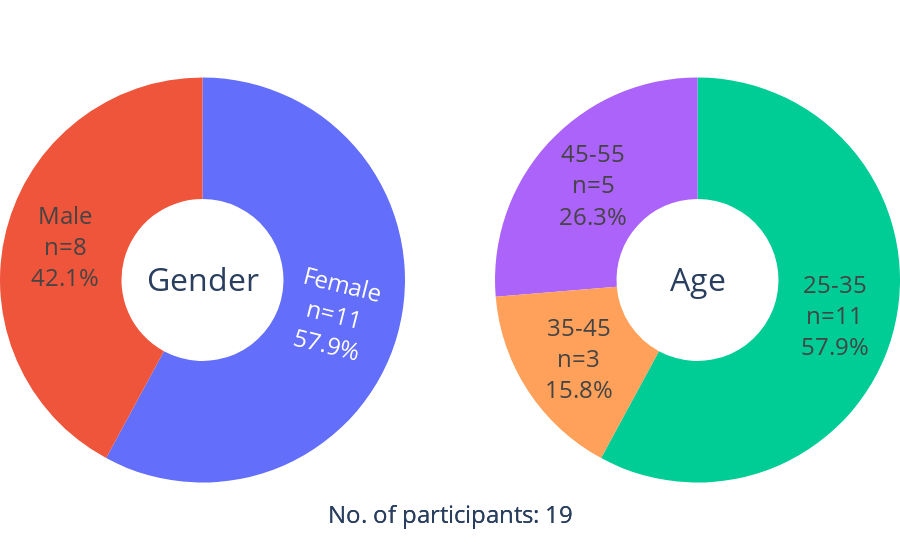

Notebook code cell kept with this figure:
### Markdown cell above
### Demographics

### Code cell
# Prepare gender and age counts and percentages
gender_counts = df_hu['Gender'].value_counts()
gender_labels = gender_counts.index
gender_labels_en = ['Male' if g == 'férfi' else 'Female' for g in gender_labels]
gender = gender_counts / gender_counts.sum() * 100

age_counts = df_hu['Age'].value_counts().sort_index()
age = age_counts / age_counts.sum() * 100

# Gender pie with clean hover labels
gender_pie = go.Pie(
    labels=gender_labels_en,
    values=gender.values,
    name='Gender',
    hole=0.4,
    title='Gender',
    customdata=np.stack([gender_labels_en, gender_counts.values, gender.values], axis=-1),
    textinfo='text',
    textfont=dict(size=24),
    text=[f"{label}<br>n={int(n)}<br>{p:.1f}%" for label, n, p in zip(gender_labels_en, gender_counts.values, gender.values)],
)

# Age pie with clean hover labels
age_pie = go.Pie(
    labels=age.index,
    values=age.values,
    name='Age',
    hole=0.4,
    title='Age',
    customdata=np.stack([age.index, age_counts.values, age.values], axis=-1),
    textinfo='text',
    textfont=dict(size=24),
    # hovertemplate='<b>%{customdata[0]}</b><br>n=%{customdata[1]}<br>%{customdata[2]:.1f}%<extra></extra>',
    text=[f"{label}<br>n={int(n)}<br>{p:.1f}%" for label, n, p in zip(age.index, age_counts.values, age.values)],
)

# Create subplot with 1 row and 2 columns
fig = make_subplots(
    rows=1, cols=2, specs=[[{'type':'domain'}, {'type':'domain'}]],
    subplot_titles=['Gender Distribution', 'Age Distribution']
)

fig.add_trace(gender_pie, 1, 1)
fig.add_trace(age_pie, 1, 2)

fig.update_layout(
    # title_text='Gender and Age Distribution',
    margin=dict(l=0, r=0, t=0, b=0),
    font=dict(size=32), # Text in donut
    showlegend=False,
    legend=dict(
        font=dict(size=28),
        orientation='v',
        x=0.5,
        xanchor='center',
        y=1,
        yanchor='top'
    ),
    annotations=[
        dict(
            text=f'No. of participants: {df_hu.shape[0]}',
            x=0.5, y=0.05, xref='paper', yref='paper',
            showarrow=False, font=dict(size=24), align='center'
        )
    ]
)

fig.show()

# Save it as html
fig.write_html('demographics_hu.html')

# Save it as image
fig.write_image('demographics_hu.png', scale=2, width=1000, height=500)

### Figure 1 — Plotly figure (JSON) as saved in the notebook; plotly's stock layout.template omitted (floating-point values rounded to 4 significant figures)
{"data": [{"customdata": [["Female", "11", "57.89473684210527"], ["Male", "8", "42.10526315789473"]], "domain": {"x": [0, 0.45], "y": [0, 1]}, "hole": 0.4, "labels": ["Female", "Male"], "name": "Gender", "text": ["Female<br>n=11<br>57.9%", "Male<br>n=8<br>42.1%"], "textfont": {"size": 24}, "textinfo": "text", "title": {"text": "Gender"}, "type": "pie", "values": [57.89, 42.11]}, {"customdata": [["25-35", 11, 57.89], ["35-45", 3, 15.79], ["45-55", 5, 26.32]], "domain": {"x": [0.55, 1], "y": [0, 1]}, "hole": 0.4, "labels": ["25-35", "35-45", "45-55"], "name": "Age", "text": ["25-35<br>n=11<br>57.9%", "35-45<br>n=3<br>15.8%", "45-55<br>n=5<br>26.3%"], "textfont": {"size": 24}, "textinfo": "text", "title": {"text": "Age"}, "type": "pie", "values": [57.89, 15.79, 26.32]}], "layout": {"annotations": [{"align": "center", "font": {"size": 24}, "showarrow": false, "text": "No. of participants: 19", "x": 0.5, "xanchor": "center", "xref": "paper", "y": 0.05, "yanchor": "bottom", "yref": "paper"}, {"align": "center", "font": {"size": 24}, "showarrow": false, "text": "No. of participants: 19", "x": 0.5, "xanchor": "center", "xref": "paper", "y": 0.05, "yanchor": "bottom", "yref": "paper"}], "font": {"size": 32}, "legend": {"font": {"size": 28}, "orientation": "v", "x": 0.5, "xanchor": "center", "y": 1, "yanchor": "top"}, "margin": {"b": 0, "l": 0, "r": 0, "t": 0}, "showlegend": false}}
